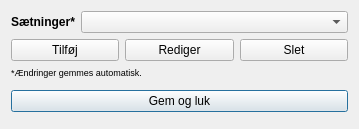
<?xml version="1.0" encoding="UTF-8"?>
<ui version="4.0">
 <class>ThingSelectorAdmin</class>
 <widget class="QDialog" name="ThingSelectorAdmin">
  <property name="geometry">
   <rect>
    <x>0</x>
    <y>0</y>
    <width>359</width>
    <height>129</height>
   </rect>
  </property>
  <property name="windowTitle">
   <string>Håndter muligheder</string>
  </property>
  <layout class="QVBoxLayout" name="verticalLayout">
   <item>
    <layout class="QGridLayout" name="gridLayout" columnstretch="0,1" columnminimumwidth="0,1">
     <item row="0" column="1">
      <widget class="QComboBox" name="cboExisting">
       <property name="editable">
        <bool>false</bool>
       </property>
      </widget>
     </item>
     <item row="0" column="0">
      <widget class="QLabel" name="label_2">
       <property name="font">
        <font>
         <weight>75</weight>
         <bold>true</bold>
        </font>
       </property>
       <property name="text">
        <string>Sætninger*</string>
       </property>
      </widget>
     </item>
    </layout>
   </item>
   <item>
    <layout class="QGridLayout" name="gridLayout_2">
     <item row="0" column="2">
      <widget class="QPushButton" name="btnDelete">
       <property name="focusPolicy">
        <enum>Qt::NoFocus</enum>
       </property>
       <property name="text">
        <string>Slet</string>
       </property>
      </widget>
     </item>
     <item row="0" column="0">
      <widget class="QPushButton" name="btnAdd">
       <property name="focusPolicy">
        <enum>Qt::NoFocus</enum>
       </property>
       <property name="text">
        <string>Tilføj</string>
       </property>
      </widget>
     </item>
     <item row="0" column="1">
      <widget class="QPushButton" name="btnEdit">
       <property name="focusPolicy">
        <enum>Qt::NoFocus</enum>
       </property>
       <property name="text">
        <string>Rediger</string>
       </property>
      </widget>
     </item>
    </layout>
   </item>
   <item>
    <widget class="QLabel" name="label">
     <property name="font">
      <font>
       <pointsize>7</pointsize>
      </font>
     </property>
     <property name="text">
      <string>*Ændringer gemmes automatisk.</string>
     </property>
    </widget>
   </item>
   <item>
    <spacer name="verticalSpacer">
     <property name="orientation">
      <enum>Qt::Vertical</enum>
     </property>
     <property name="sizeHint" stdset="0">
      <size>
       <width>20</width>
       <height>40</height>
      </size>
     </property>
    </spacer>
   </item>
   <item>
    <widget class="QPushButton" name="btnSaveClose">
     <property name="text">
      <string>Gem og luk</string>
     </property>
    </widget>
   </item>
   <item>
    <widget class="QDialogButtonBox" name="buttonBox">
     <property name="focusPolicy">
      <enum>Qt::NoFocus</enum>
     </property>
     <property name="orientation">
      <enum>Qt::Horizontal</enum>
     </property>
     <property name="standardButtons">
      <set>QDialogButtonBox::NoButton</set>
     </property>
    </widget>
   </item>
  </layout>
 </widget>
 <resources/>
 <connections>
  <connection>
   <sender>buttonBox</sender>
   <signal>accepted()</signal>
   <receiver>ThingSelectorAdmin</receiver>
   <slot>accept()</slot>
   <hints>
    <hint type="sourcelabel">
     <x>248</x>
     <y>254</y>
    </hint>
    <hint type="destinationlabel">
     <x>157</x>
     <y>274</y>
    </hint>
   </hints>
  </connection>
  <connection>
   <sender>buttonBox</sender>
   <signal>rejected()</signal>
   <receiver>ThingSelectorAdmin</receiver>
   <slot>reject()</slot>
   <hints>
    <hint type="sourcelabel">
     <x>316</x>
     <y>260</y>
    </hint>
    <hint type="destinationlabel">
     <x>286</x>
     <y>274</y>
    </hint>
   </hints>
  </connection>
 </connections>
</ui>
